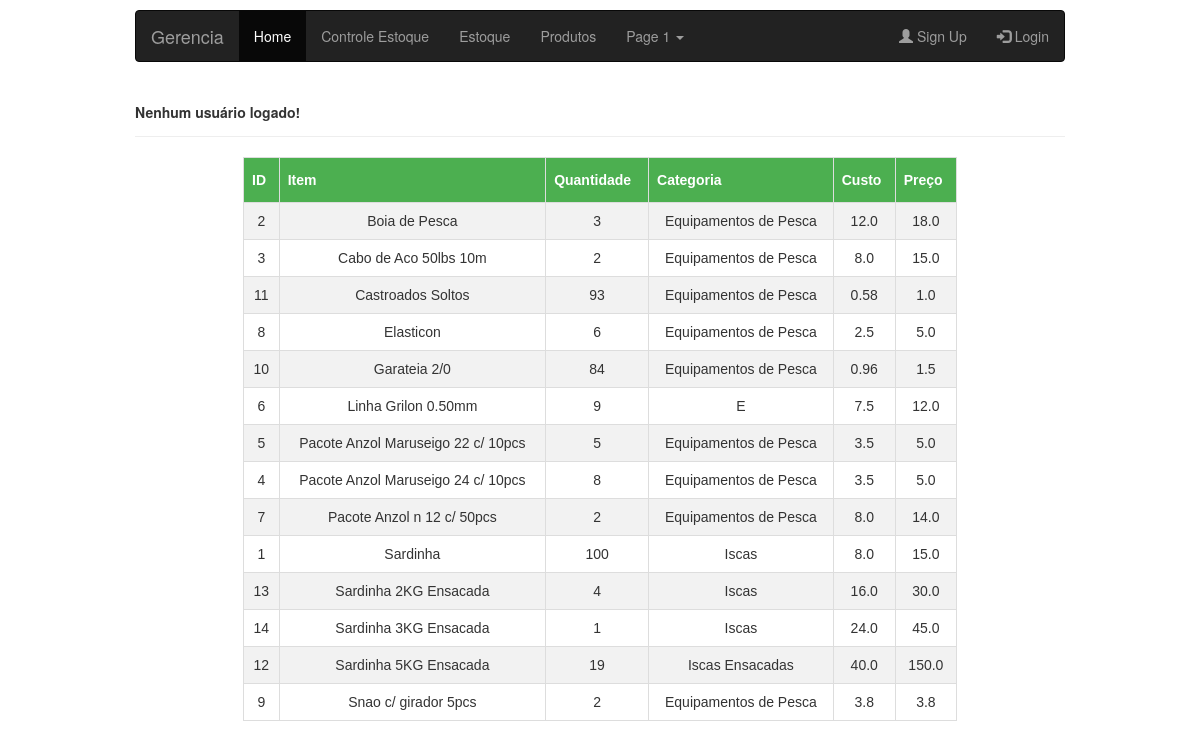
Page /estoque on the earlier database version.
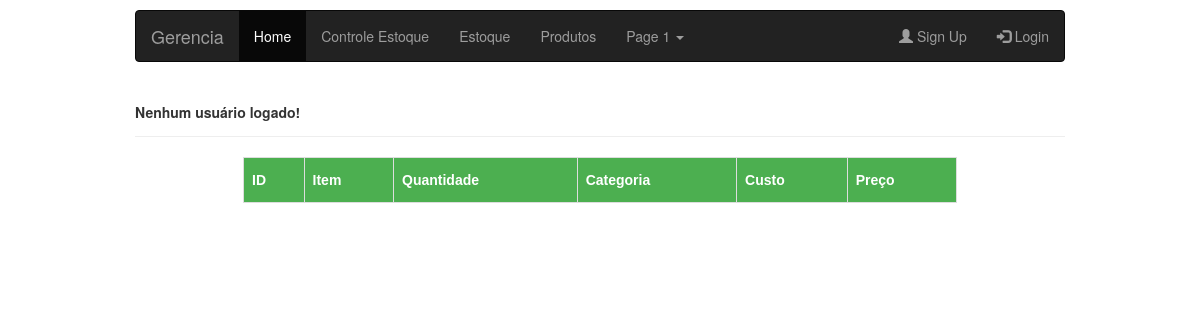
Same page on the later database version.
### tables this page shows
CREATE TABLE "estoque" (
	`id`	INTEGER NOT NULL PRIMARY KEY AUTOINCREMENT,
	`nome`	text DEFAULT NULL,
	`quantidade`	REAL DEFAULT NULL,
	`categoria`	text DEFAULT NULL,
	`custo`	float DEFAULT NULL,
	`preco`	float DEFAULT NULL
);

### views.py (the view)
@app.route('/estoque')
def estoque():
    itens = estoque_tabela.listar()
    return render_template('estoque_geral.html', itens=itens)

### daoMySQL.py (called while the page is built)
    def listar(self):
        itens = super().executa_query_varios_resultados(
            'SELECT * from estoque where quantidade != 0 order by nome')
        indices = []
        tamanho = len(itens)
        item = 0
        while(item < tamanho):
            i = 0
            while(i < tamanho):
                if(itens[item][1] == itens[i][1] and itens[item][3] == itens[i][3]):
                    if(i != item and [i, item] not in indices):
                        indices.append([item, i])
                i += 1
            item += 1
        return self.cria_objeto(itens)

    def cria_objeto(self, produto:Produto):
        if(type(produto) == tuple):
            resultados = []
            for i in produto:
                resultados.append(Produto_Estoque(i))
            return resultados
        else:
            return Produto_Estoque(produto)

### models.py (called while the page is built)
        def executa_query_varios_resultados(self, query):
            con = sqlite3.connect(self.db)
            cur = con.cursor()
            cur.execute(query)
            data = tuple(cur.fetchall())
            con.close()
            return data

    def __getitem__(self, position):
        if(self.quantidade_atributos == 7):
            return (self.id,self.nome,self.quantidade,self.categoria,self.custo,self.preco, self.estiloCSS)[position]
        elif(self.quantidade_atributos > 5):
            return (self.id,self.nome,self.quantidade,self.categoria,self.custo,self.preco)[position]
        else:
            return (self.nome,self.quantidade,self.categoria,self.custo,self.preco)[position]

### templates/estoque_geral.html
{% extends "template.html" %}
{% block conteudo %}
<div class="container">
    <table id="customers">
        <tr>
            <th>ID</th>
            <th>Item</th>
            <th>Quantidade</th>
            <th>Categoria</th>
            <th>Custo</th>
            <th>Preço</th>
        </tr>
        {% for item in itens %}
        <tr>
            <td>{{item[0]}}</td>
            <td>{{item[1]}}</td>
            <td>{{item[2]}}</td>
            <td>{{item[3]}}</td>
            <td>{{item[4]}}</td>
            <td>{{item[5]}}</td>
        </tr>
        {% endfor %}
    </table>
</div>
{% endblock %}

### templates/template.html (shortened to what this page needs)
<!DOCTYPE html>
<html>
<head>
    <link rel="stylesheet" href="https://maxcdn.bootstrapcdn.com/bootstrap/3.4.0/css/bootstrap.min.css">
    <link rel="stylesheet" href="{{ url_for('static', filename='my_style.css') }}">
    <link rel="stylesheet" href="{{ url_for('static', filename='app.css') }}">
    <link rel="stylesheet" type="text/css" href="./static/table.css" />
    <link rel="stylesheet" href="{{ url_for('static', filename='card.css') }}">
</head>
<body>
    <div class="container">
    <nav class="navbar navbar-inverse">
        <div class="container-fluid">
            <div class="navbar-header">
                <a class="navbar-brand" href="#">Gerencia</a>
            </div>
            <ul class="nav navbar-nav">
                <li class="active"><a href="{{url_for('index')}}">Home</a></li>
                <li><a href="{{url_for('controle_estoque')}}">Controle Estoque</a></li>
                <li><a href="{{url_for('estoque')}}">Estoque</a></li>
                <li><a href="{{url_for('produtos')}}">Produtos</a></li>
                <li class="dropdown">
                    <a class="dropdown-toggle" data-toggle="dropdown" href="#">Page 1
                        <span class="caret"></span></a>
                </li>
            </ul>
            <ul class="nav navbar-nav navbar-right">
                <li><a href="#"><span class="glyphicon glyphicon-user"></span> Sign Up</a></li>
                <li><a href="#"><span class="glyphicon glyphicon-log-in"></span> Login</a></li>
            </ul>
        </div>
    </nav>
        <div class="page-header">
            {% if session['usuario_logado'] %}
            <label>Logado como {{ session['usuario_nome'] }}</label>
            <form action="{{ url_for('logout') }}">
                <button type="submit" class="btn btn-danger btn-login">Deslogar</button>
            </form>
            {% else %}
            <label>Nenhum usuário logado!</label>
            {% endif %}
        </div>
        {% block conteudo %}{% endblock %}
    </div>
</body>
</html>

### static/app.css (style rules this page uses)
body { padding-top: 10px; }
.container { border-radius: 4px; margin: auto; width: 80%; }

### static/table.css (style rules this page uses)
#customers { font-family: "Trebuchet MS", Arial, Helvetica, sans-serif; border-collapse: collapse; width: 100%; }
#customers td, #customers th { border: 1px solid #ddd; padding: 8px; }
#customers th { padding-top: 12px; padding-bottom: 12px; text-align: left; background-color: #4CAF50; color: white; }

Differences in the rows shown:
removed estoque: id "2", nome "Boia de Pesca", quantidade "3", categoria "Equipamentos de Pesca", custo "12.0", preco "18.0"
removed estoque: id "3", nome "Cabo de Aco 50lbs 10m", quantidade "2", categoria "Equipamentos de Pesca", custo "8.0", preco "15.0"
removed estoque: id "11", nome "Castroados Soltos", quantidade "93", categoria "Equipamentos de Pesca", custo "0.58", preco "1.0"
removed estoque: id "8", nome "Elasticon", quantidade "6", categoria "Equipamentos de Pesca", custo "2.5", preco "5.0"
removed estoque: id "10", nome "Garateia 2/0", quantidade "84", categoria "Equipamentos de Pesca", custo "0.96", preco "1.5"
removed estoque: id "6", nome "Linha Grilon 0.50mm", quantidade "9", categoria "E", custo "7.5", preco "12.0"
removed estoque: id "5", nome "Pacote Anzol Maruseigo 22 c/ 10pcs", quantidade "5", categoria "Equipamentos de Pesca", custo "3.5", preco "5.0"
removed estoque: id "4", nome "Pacote Anzol Maruseigo 24 c/ 10pcs", quantidade "8", categoria "Equipamentos de Pesca", custo "3.5", preco "5.0"
removed estoque: id "7", nome "Pacote Anzol n 12 c/ 50pcs", quantidade "2", categoria "Equipamentos de Pesca", custo "8.0", preco "14.0"
removed estoque: id "1", nome "Sardinha", quantidade "100", categoria "Iscas", custo "8.0", preco "15.0"
removed estoque: id "13", nome "Sardinha 2KG Ensacada", quantidade "4", categoria "Iscas", custo "16.0", preco "30.0"
removed estoque: id "14", nome "Sardinha 3KG Ensacada", quantidade "1", categoria "Iscas", custo "24.0", preco "45.0"
removed estoque: id "12", nome "Sardinha 5KG Ensacada", quantidade "19", categoria "Iscas Ensacadas", custo "40.0", preco "150.0"
removed estoque: id "9", nome "Snao c/ girador 5pcs", quantidade "2", categoria "Equipamentos de Pesca", custo "3.8", preco "3.8"
